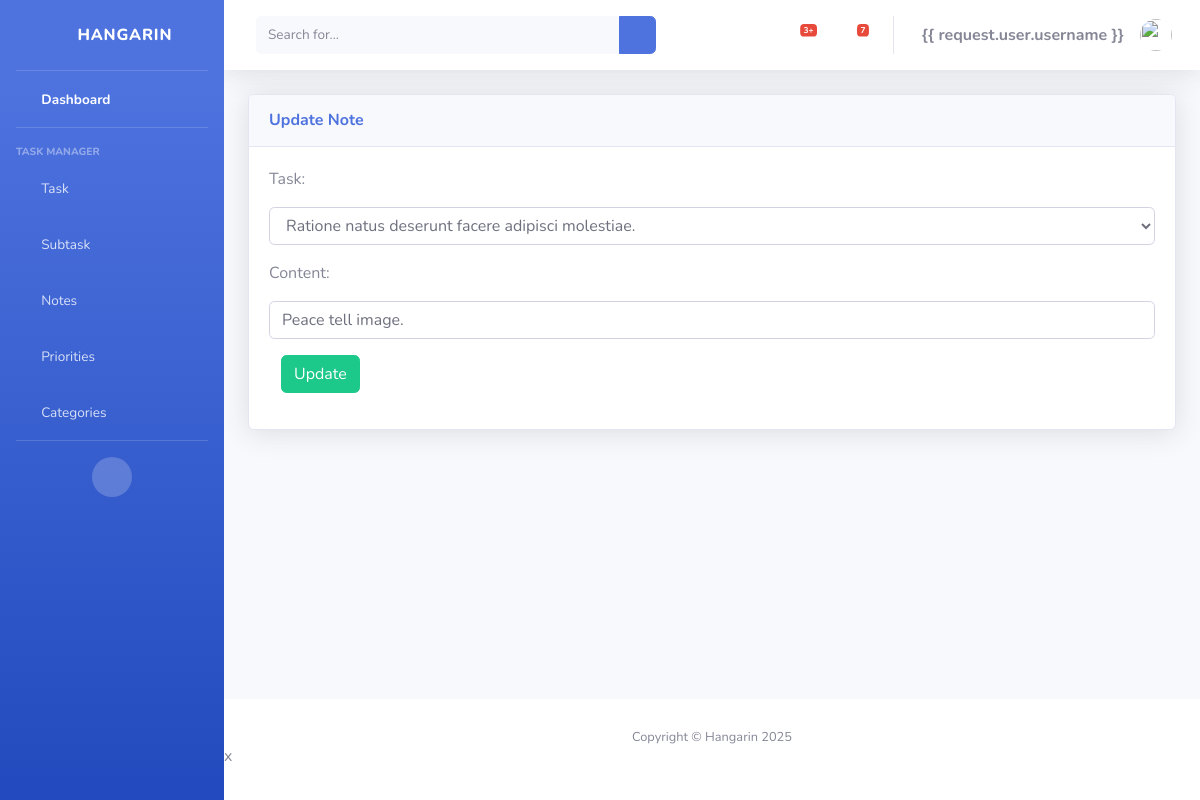
The page /note_list/11 (signed in) on the database its author committed.
### taskmanager/models.py (models this page shows, shortened)
class BaseModel(models.Model):
    created_at = models.DateTimeField(auto_now_add=True, db_index=True)
    updated_at = models.DateTimeField(auto_now=True)
    class Meta:
        abstract = True

class Note(BaseModel):
    task = models.ForeignKey(Task, on_delete=models.CASCADE)
    content = models.CharField(max_length=150)

### taskmanager/views.py (the view)
# urls.py: path('note_list/<pk>', NoteUpdateView.as_view(), name='note-update'),
class NoteUpdateView(LoginRequiredMixin, UpdateView):
    model = Note
    form_class = NoteForm
    template_name = 'note_form.html'
    success_url = reverse_lazy('note-list')

### taskmanager/forms.py
class NoteForm(ModelForm):
    class Meta:
        model = Note
        fields = "__all__"

### taskmanager/models.py (called while the page is built)
    def __str__(self):
        return self.title

### templates/note_form.html
{% extends 'base.html' %} {% load static %} {% block content %}
<div class="content">
    <div class="container-fluid">
        <div class="row">
            <div class="col-md-12">
                <div class="card shadow mb-4">
                    <div class="card-header py-3">
                        <h6 class="m-0 font-weight-bold text-primary">{% if object %}Update Note {% else %}Add New Note</h6>  {% endif %}
                    </div>
                    <div class="card-body">
                        <div class="table-responsive">
                            <form class="" action="" method="post" novalidate>
                            {% csrf_token %} {% include 'includes/form.html' %}
                                <div class="form-group">
                                    <div class="col-md-12 col-sm-3">
                                        <button type="submit" class="btn btn-primary btn-rounded btn-success">{% if object %}Update {% else %}Add</button>  {% endif %}
                                    </div>
                                </div>
                            </form>
                        </div>
                    </div>
                </div>
            </div>
        </div>
    </div>
</div>
{% endblock %}

### templates/includes/form.html (shortened to what this page needs)
{% load widget_tweaks %}
{% for field in form %}
<div class="field item form-group">
    <label>{{ field.label_tag }}</label>
    <div class="form-group">
        {% render_field field class="form-control" %}
    </div>
</div>
{% endfor %}

### rows shown on the page
Note: task "Ratione natus deserunt facere adipisci molestiae." "Peace tell image."

### other values the page prints
{{ field.label_tag }} "Task:" "Content:"
